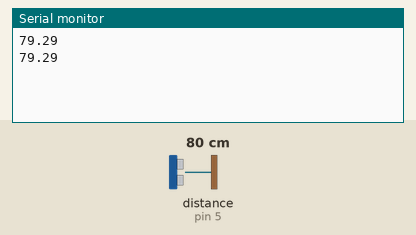
The sketch below on a simulated Arduino Uno, built with avr-gcc and run on an emulated ATmega328P. Parts: the last lines printed to the serial monitor. Inputs (shaded band) come from the test bench; at power-on: distance to the obstacle (sensor on pin 5) 80 cm. The echo pulse lasts 58.3 µs per cm.

Above: at 2.3 s.
2.4 s: distance to the obstacle (sensor on pin 5) set to 2 cm
At 3.7 s:
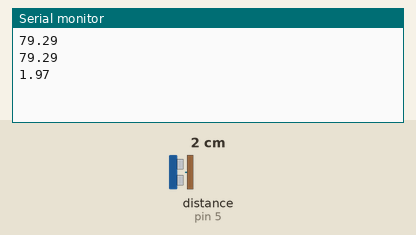
4.5 s: distance to the obstacle (sensor on pin 5) set to 4 cm
At 6.0 s:
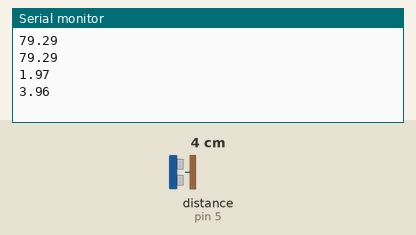
Timing chart, 0 to 7.5 s (numbered marks = the images above; inputs shaded):
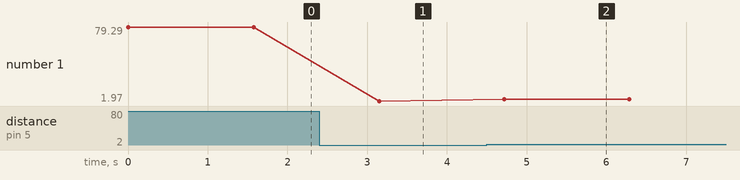

The sketch:

send.ino
```cpp
#include <IRremote.h>
#define IR_SEND_PIN 2
IRsend irsend(IR_SEND_PIN);
uint32_t NEC_command;
uint32_t noRepeats = 2;


const int trigger_pin = 3;
const int pw_pin = 5;
const int trigger_delay = 10;
double duration;
float cm;


void setup() {
  Serial.begin(115200);
  pinMode(trigger_pin, OUTPUT);
  pinMode(pw_pin, INPUT);
}
void loop() {
  digitalWrite(trigger_pin, LOW);
  delayMicroseconds(10);
  digitalWrite(trigger_pin, HIGH);
  delayMicroseconds(trigger_delay);
  digitalWrite(trigger_pin, LOW);
  duration = pulseIn(pw_pin, HIGH);
  cm = duration * 0.017;

  Serial.println(cm);
  if (cm <= 10) {
    NEC_command = 0x1C;
  } else {
    NEC_command = 0x1D;
  }

  irsend.sendNEC(0x00, NEC_command, noRepeats);
  delay(1500);
}
```

Measured:
- after the input at 2.4 s, the serial monitor: prints a new line after 0.75 s (image 1)
- after the input at 4.5 s, the serial monitor: prints a new line after 0.22 s (image 2)
- plotted number 1: 79.29 → 1.97 after the input at 2.4 s, 1.97 → 3.96 after the input at 4.5 s
